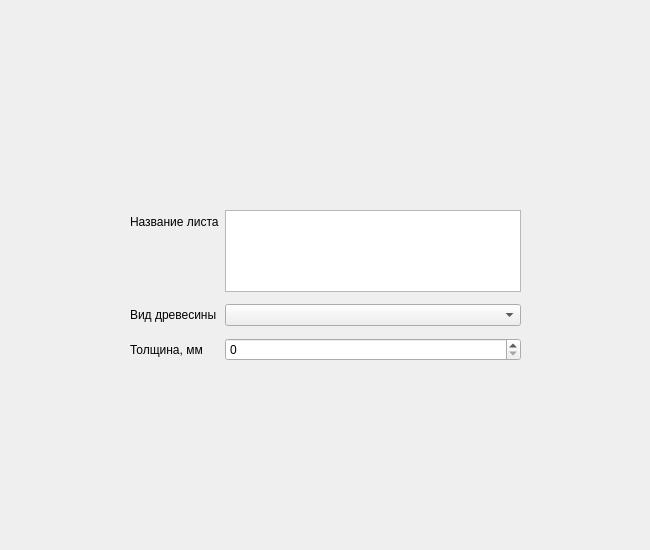
<?xml version="1.0" encoding="UTF-8"?>
<ui version="4.0">
 <class>Form</class>
 <widget class="QWidget" name="Form">
  <property name="geometry">
   <rect>
    <x>0</x>
    <y>0</y>
    <width>650</width>
    <height>550</height>
   </rect>
  </property>
  <property name="windowTitle">
   <string>Form</string>
  </property>
  <widget class="QWidget" name="formLayoutWidget">
   <property name="geometry">
    <rect>
     <x>130</x>
     <y>210</y>
     <width>391</width>
     <height>151</height>
    </rect>
   </property>
   <layout class="QFormLayout" name="formLayout">
    <item row="0" column="0">
     <widget class="QLabel" name="sheet_name_label">
      <property name="text">
       <string>Название листа</string>
      </property>
     </widget>
    </item>
    <item row="0" column="1">
     <widget class="QTextEdit" name="sheet_name">
      <property name="html">
       <string>&lt;!DOCTYPE HTML PUBLIC &quot;-//W3C//DTD HTML 4.0//EN&quot; &quot;http://www.w3.org/TR/REC-html40/strict.dtd&quot;&gt;
&lt;html&gt;&lt;head&gt;&lt;meta name=&quot;qrichtext&quot; content=&quot;1&quot; /&gt;&lt;style type=&quot;text/css&quot;&gt;
p, li { white-space: pre-wrap; }
&lt;/style&gt;&lt;/head&gt;&lt;body style=&quot; font-family:'MS Shell Dlg 2'; font-size:8.25pt; font-weight:400; font-style:normal;&quot;&gt;
&lt;p style=&quot;-qt-paragraph-type:empty; margin-top:0px; margin-bottom:0px; margin-left:0px; margin-right:0px; -qt-block-indent:0; text-indent:0px;&quot;&gt;&lt;br /&gt;&lt;/p&gt;&lt;/body&gt;&lt;/html&gt;</string>
      </property>
     </widget>
    </item>
    <item row="1" column="0">
     <spacer name="verticalSpacer_1">
      <property name="orientation">
       <enum>Qt::Vertical</enum>
      </property>
      <property name="sizeHint" stdset="0">
       <size>
        <width>20</width>
        <height>40</height>
       </size>
      </property>
     </spacer>
    </item>
    <item row="2" column="0">
     <widget class="QLabel" name="wood_type_label">
      <property name="text">
       <string>Вид древесины</string>
      </property>
     </widget>
    </item>
    <item row="2" column="1">
     <widget class="QComboBox" name="wood_type"/>
    </item>
    <item row="3" column="0">
     <spacer name="verticalSpacer_2">
      <property name="orientation">
       <enum>Qt::Vertical</enum>
      </property>
      <property name="sizeHint" stdset="0">
       <size>
        <width>20</width>
        <height>100</height>
       </size>
      </property>
     </spacer>
    </item>
    <item row="4" column="0">
     <widget class="QLabel" name="thickness_label">
      <property name="text">
       <string>Толщина, мм</string>
      </property>
     </widget>
    </item>
    <item row="4" column="1">
     <widget class="QSpinBox" name="thickness"/>
    </item>
   </layout>
  </widget>
 </widget>
 <resources/>
 <connections/>
</ui>
